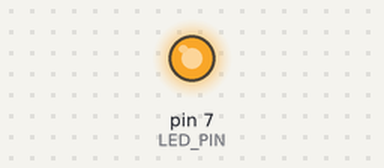
The sketch below on a simulated Arduino Uno, built with avr-gcc and run on an emulated ATmega328P. Parts: output pins drawn as LEDs (lit = HIGH).

Above: at 0.05 s.
At 0.45 s:
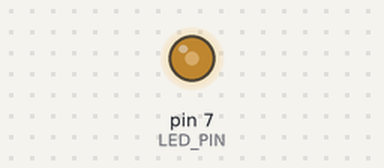
At 0.85 s:
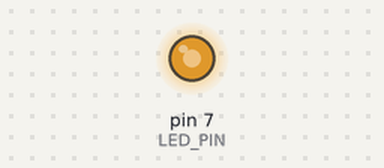
Timing chart, 0 to 3.0 s (numbered marks = the images above):
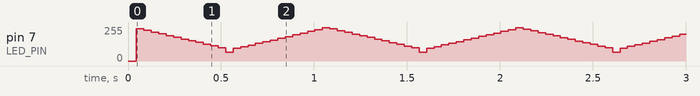

The sketch:

sketch_sep26a.ino
```cpp
const int LED_PIN = 7;

int current_period = 100;
int current_duty = 0;


// 주기 설정
void set_period(int period) {
  current_period = period;
}


// duty 설정
void set_duty(int duty) {
  current_duty = duty;
}


// PWM 한 주기 실행
void write_pwm_cycle() {

  int on_time = (long)current_period * current_duty / 100;
  int off_time = current_period - on_time;

  // 5V → 저항 → LED → GPIO7
  // LOW = ON, HIGH = OFF
  if (on_time > 0) {
    digitalWrite(LED_PIN, LOW);
    delayMicroseconds(on_time);
  }

  if (off_time > 0) {
    digitalWrite(LED_PIN, HIGH);
    delayMicroseconds(off_time);
  }
}


void setup() {
  pinMode(LED_PIN, OUTPUT);

  // 10ms  : 10000
  // 1ms   : 1000
  // 0.1ms : 100
  set_period(100);
}


void loop() {

  // 밝기 0 → 100
  for (int duty = 0; duty <= 100; duty++) {

    set_duty(duty);

    // 한 단계당 약 5ms
    unsigned long start = micros();

    while (micros() - start < 5000) {
      write_pwm_cycle();
    }
  }


  // 밝기 100 → 0
  for (int duty = 100; duty >= 0; duty--) {

    set_duty(duty);

    // 한 단계당 약 5ms
    unsigned long start = micros();

    while (micros() - start < 5000) {
      write_pwm_cycle();
    }
  }
}
```
